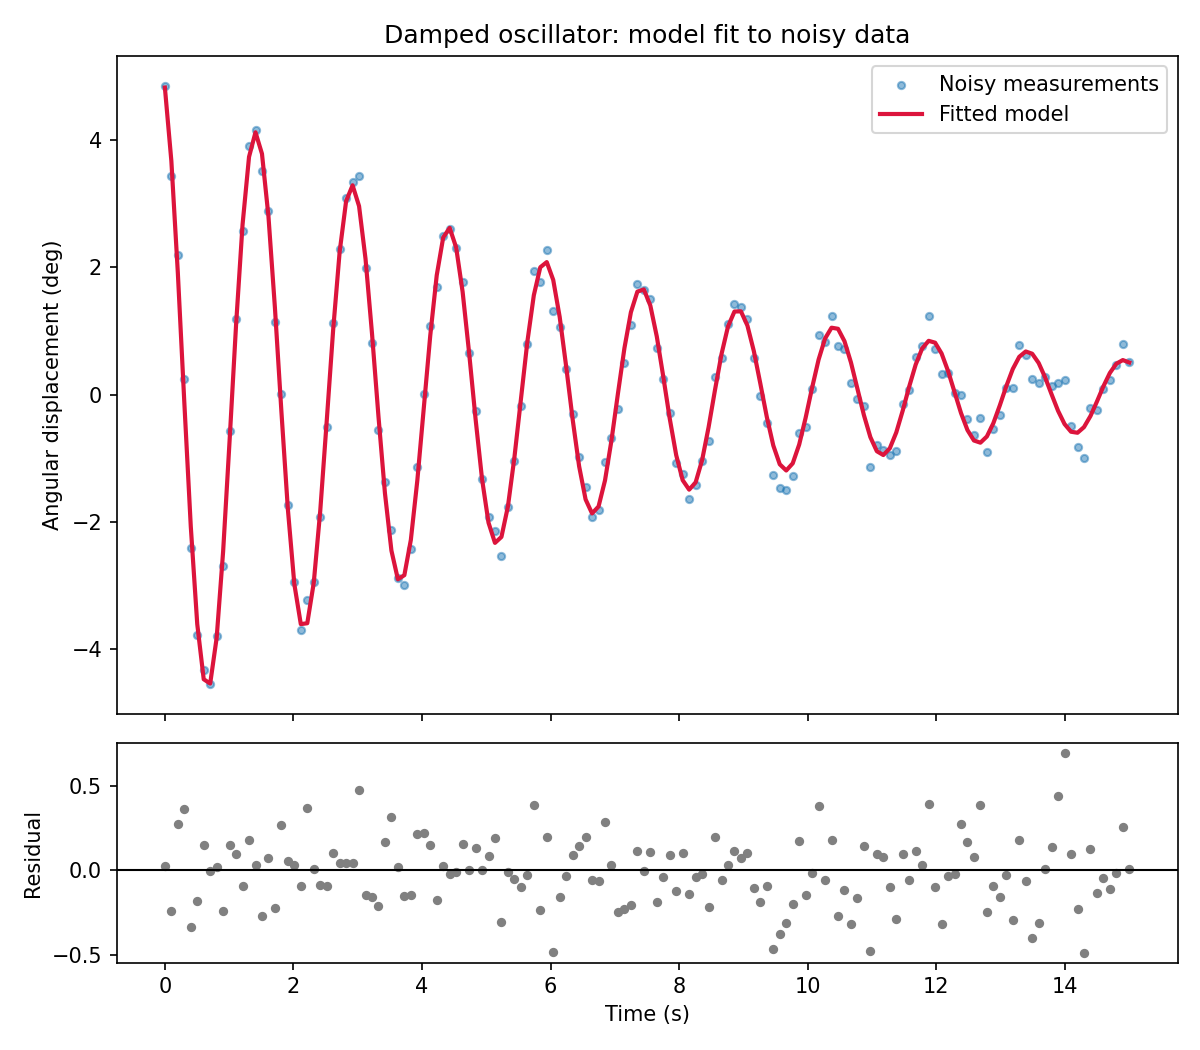

The script that saved this image:
"""
damped_oscillator_fit.py

A small, self-contained exercise in fitting a physical model to noisy
experimental-style data.

Simulates a damped harmonic oscillator (e.g. a pendulum losing energy to
friction/air resistance), adds realistic measurement noise, then recovers
the underlying physical parameters (natural frequency, damping ratio) by
fitting a model back to the noisy data using non-linear least squares.
"""

import numpy as np
import matplotlib.pyplot as plt
from scipy.optimize import curve_fit

rng = np.random.default_rng(42)

# ---- 1. "Generate" noisy experimental data -------------------------------
# True underlying physical parameters (unknown to the fitting step below, just as they would be unknown for a real pendulum)
true_amplitude = 5.0      # degrees
true_damping = 0.15       # 1/s
true_omega = 4.2          # rad/s (natural angular frequency)
true_phase = 0.3          # rad

t = np.linspace(0, 15, 150)

def damped_oscillation(t, A, gamma, omega, phi):
    """Displacement of a damped harmonic oscillator over time."""
    return A * np.exp(-gamma * t) * np.cos(omega * t + phi)

clean_signal = damped_oscillation(t, true_amplitude, true_damping, true_omega, true_phase)
noise = rng.normal(0, 0.25, size=t.shape)   # simulated sensor noise
measured = clean_signal + noise

# ---- 2. Fit the model back to the noisy data ------------------------------
# Initial guesses matters for convergence with a non-linear, oscillatory model
initial_guess = [4.0, 0.1, 4.0, 0.0]

params_fit, covariance = curve_fit(damped_oscillation, t, measured, p0=initial_guess)
A_fit, gamma_fit, omega_fit, phi_fit = params_fit
param_errors = np.sqrt(np.diag(covariance))

print("Fitted parameters (with 1-sigma uncertainty):")
print(f"  Amplitude       A     = {A_fit:.3f} +/- {param_errors[0]:.3f} deg")
print(f"  Damping coeff.  gamma = {gamma_fit:.3f} +/- {param_errors[1]:.3f} 1/s")
print(f"  Angular freq.   omega = {omega_fit:.3f} +/- {param_errors[2]:.3f} rad/s")
print(f"  Phase           phi   = {phi_fit:.3f} +/- {param_errors[3]:.3f} rad")

# ---- 3. Goodness of fit (R-squared) ---------------------------------------
residuals = measured - damped_oscillation(t, *params_fit)
ss_res = np.sum(residuals**2)
ss_tot = np.sum((measured - np.mean(measured))**2)
r_squared = 1 - ss_res / ss_tot
print(f"\nR-squared of fit: {r_squared:.4f}")

# ---- 4. Plot ---------------------------------------------------------------
fig, axes = plt.subplots(2, 1, figsize=(8, 7), sharex=True, gridspec_kw={"height_ratios": [3, 1]})

axes[0].scatter(t, measured, s=12, alpha=0.5, label="Noisy measurements")
axes[0].plot(t, damped_oscillation(t, *params_fit), color="crimson", lw=2, label="Fitted model")
axes[0].set_ylabel("Angular displacement (deg)")
axes[0].set_title("Damped oscillator: model fit to noisy data")
axes[0].legend()

axes[1].scatter(t, residuals, s=12, color="grey")
axes[1].axhline(0, color="black", lw=1)
axes[1].set_xlabel("Time (s)")
axes[1].set_ylabel("Residual")

plt.tight_layout()
plt.savefig("damped_oscillator_fit.png", dpi=150)
print("\nSaved plot to damped_oscillator_fit.png")
